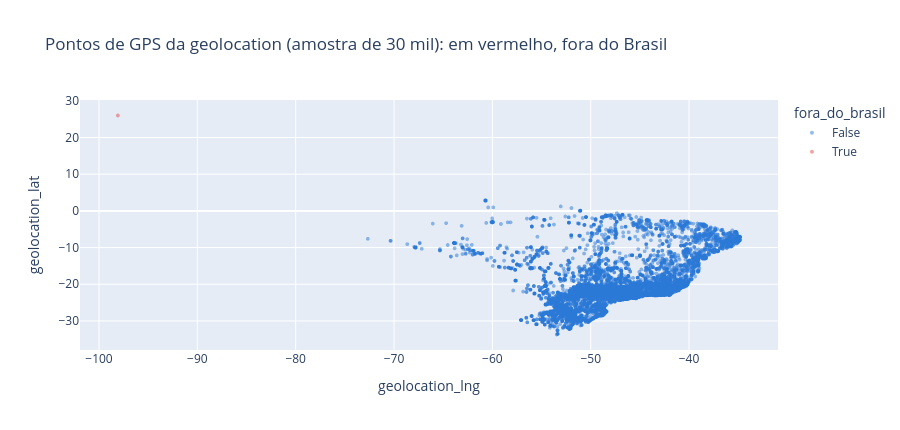

The notebook cell this image was saved under:
### Code cell
import plotly.express as px

sample = geo.sample(
    30000, # amostra de 30 K
    random_state=1
    ).assign(fora_do_brasil=lambda d: outside.loc[d.index])
fig = px.scatter(
    sample, x="geolocation_lng", y="geolocation_lat", color="fora_do_brasil", opacity=0.5, height=430,
    color_discrete_map={
        False: "#2a78d6",   # BR
        True: "#e34948"     # gringo
        }, title="Pontos de GPS da geolocation")
fig.update_traces(marker_size=4)
fig.show()
register("geolocation", "coordenadas fora do Brasil", outside.sum(), "descartar antes de calcular o centro do CEP")

### Figure 1 — Plotly figure (JSON) as saved in the notebook; plotly's stock layout.template omitted (floating-point values rounded to 4 significant figures; data arrays with more than 128 entries replaced by an {"elided": "..."} marker saying what was removed)
{"data": [{"hovertemplate": "fora_do_brasil=False<br>geolocation_lng=%{x}<br>geolocation_lat=%{y}<extra></extra>", "legendgroup": "False", "marker": {"color": "#2a78d6", "opacity": 0.5, "size": 4, "symbol": "circle"}, "mode": "markers", "name": "False", "showlegend": true, "type": "scattergl", "x": {"elided": "29999 float values"}, "xaxis": "x", "y": {"elided": "29999 float values"}, "yaxis": "y"}, {"hovertemplate": "fora_do_brasil=True<br>geolocation_lng=%{x}<br>geolocation_lat=%{y}<extra></extra>", "legendgroup": "True", "marker": {"color": "#e34948", "opacity": 0.5, "size": 4, "symbol": "circle"}, "mode": "markers", "name": "True", "showlegend": true, "type": "scattergl", "x": [-98.08], "xaxis": "x", "y": [26.0], "yaxis": "y"}], "layout": {"height": 430, "legend": {"title": {"text": "fora_do_brasil"}, "tracegroupgap": 0}, "title": {"text": "Pontos de GPS da geolocation (amostra de 30 mil): em vermelho, fora do Brasil"}, "xaxis": {"anchor": "y", "domain": [0, 1], "title": {"text": "geolocation_lng"}}, "yaxis": {"anchor": "x", "domain": [0, 1], "title": {"text": "geolocation_lat"}}}}
